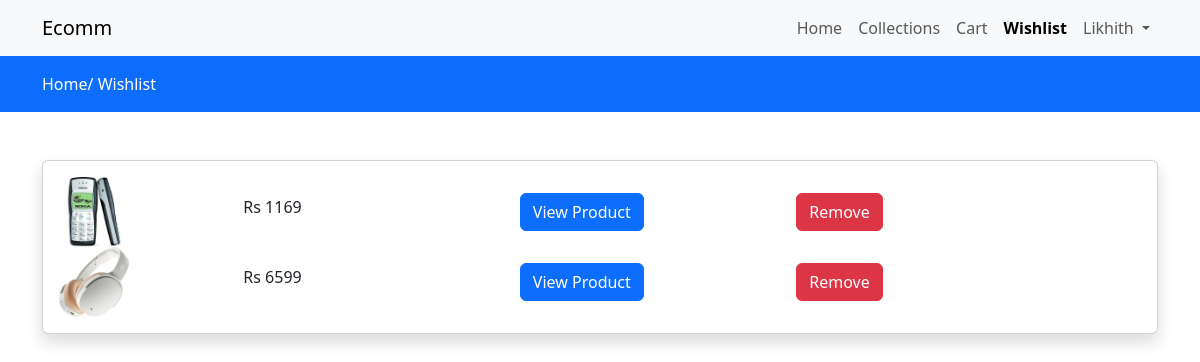
Page /wishlist (signed in) on the committed database.
### store/models.py (models this page shows, shortened)
class Wishlist(models.Model):
    user = models.ForeignKey(User,on_delete=models.CASCADE)
    product = models.ForeignKey(Product,on_delete=models.CASCADE)
    created_at = models.DateTimeField(auto_now_add=True)

class Product(models.Model):
    category = models.ForeignKey(Category,on_delete=models.CASCADE)
    slug = models.CharField(max_length=150,null=False,blank=False)
    name = models.CharField(max_length=150,null=False,blank=False)
    product_image = models.ImageField(upload_to=get_file_path,null=True,blank=True)
    small_description = models.CharField(max_length=250,null=False,blank=False)
    quantity = models.IntegerField(null=False,blank=False)
    description = models.TextField(max_length=500,null=False,blank=False)
    original_price = models.FloatField(null=False,blank=False)
    selling_price = models.FloatField(null=False,blank=False)
    status = models.BooleanField(default=False,help_text="0=default 1=Hidden")
    trending = models.BooleanField(default=False,help_text="0=default 1=Trending")
    tag = models.CharField(max_length=150,null=False,blank=False)
    meta_title = models.CharField(max_length=150,null=False,blank=False)
    meta_keywords = models.CharField(max_length=150,null=False,blank=False)
    meta_description = models.TextField(max_length=500,null=False,blank=False)

### store/controller/wishlist.py (the view)
# urls.py: path('wishlist',wishlist.index,name='wishlist'),
@login_required(login_url='loginpage')
def index(request):
    wishlist = Wishlist.objects.filter(user=request.user)
    context = {'wishlist':wishlist}
    return render(request,'store/wishlist.html',context)

### store/templates/store/wishlist.html (shortened to what this page needs)
{% extends 'store/main.html' %}
{% block content %}
<div class="py-3 bg-primary">
    <div class="container">
        <a class="text-white" href="{% url 'home' %}">Home/</a>
        <a class="text-white" href="{% url 'wishlist' %}">Wishlist</a>
    </div>
</div>
<div class="py-5">
    <div class="container">
      <div class="row">
          <div class="col-md-12">
              <div class="card shadow">
                  <div class="card-body wishdata">
                     {% if wishlist %}
                     {% for item in wishlist %}
                         <div class="row  product_data">
                          <div class="col-md-2 my-auto">
                              <img src="{{item.product.product_image.url}}" height="70px" width="70px" alt="Image here">
                          </div>
                          <div class="col-md-3 my-auto">
                              <h6> Rs {{item.product.selling_price|stringformat:'d'}}</h6>
                          </div>
                          <div class="col-md-3 my-auto">
                              <a href="{% url 'productview' item.product.category.slug item.product.slug %}" class="btn btn-primary">View Product</a>
                              </div>
                              <div class="col-md-2 my-auto">
                                  <button class="btn btn-danger delete-wishlist-item">Remove</button>
                              </div>
                          </div>
                              {% endfor %}
                          {% else %}
                          <h4>Your wishlist is Empty</h4>
                     {% endif %}
                  </div>
              </div>
          </div>
      </div>
  </div>
  </div>
{% endblock content %}

### store/templates/store/navbar.html (shortened to what this page needs)
<nav class="navbar navbar-expand-lg bg-body-tertiary">
    <div class="container">
      <a class="navbar-brand" href="#">Ecomm</a>
      <div class="collapse navbar-collapse " id="navbarNav">
        <ul class="navbar-nav ms-auto">
          <li class="nav-item">
            <a class="nav-link {% if request.resolver_match.url_name == 'home' %}active{% endif %}" aria-current="page" href="{% url 'home' %}">Home</a>
          </li>
          <li class="nav-item">
            <a class="nav-link {% if request.resolver_match.url_name == 'collections' %}active{% endif %}" href="{% url 'collections' %}">Collections</a>
          </li>
          <li class="nav-item">
            <a class="nav-link {% if request.resolver_match.url_name == 'cart' %}active{% endif %}" aria-current="page" href="{% url 'cart' %}">Cart</a>
          </li>
          <li class="nav-item">
            <a class="nav-link {% if request.resolver_match.url_name == 'wishlist' %}active{% endif %}" aria-current="page" href="{% url 'wishlist' %}">Wishlist</a>
          </li>
          {% if request.user.is_authenticated %}
          <li class="nav-item dropdown">
            <a class="nav-link dropdown-toggle" href="#" role="button" data-bs-toggle="dropdown" aria-expanded="false">
              {{request.user}}
            </a>
          </li>
          {% endif %}
        </ul>
      </div>
    </div>
  </nav>

### store/templates/store/main.html (style rules this page uses)
a { text-decoration:none; }
.active { font-weight:800; }

### rows in the picture
Wishlist: product.product_image (picture), product.selling_price "1169"
Wishlist: product.product_image (picture), product.selling_price "6599"

### other values in the picture
{{ request.user }} "Likhith"
